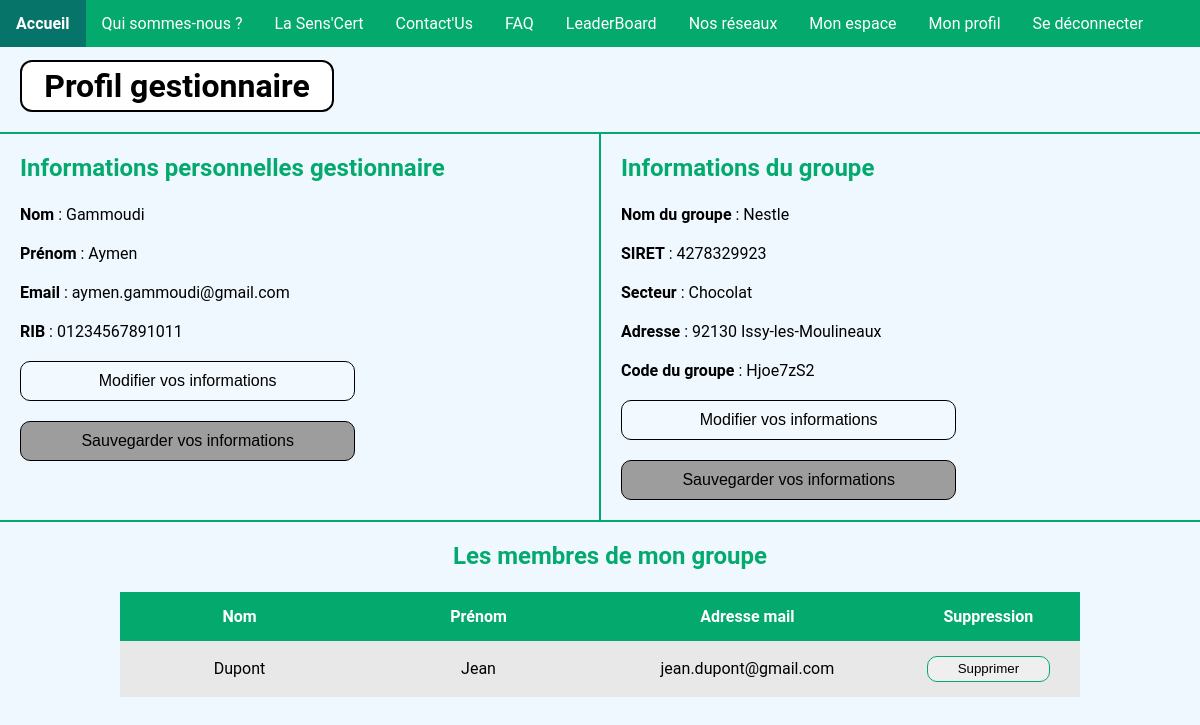
The page /Controleur/profil_Gest_controleur.php (signed in) on the database as committed earlier.
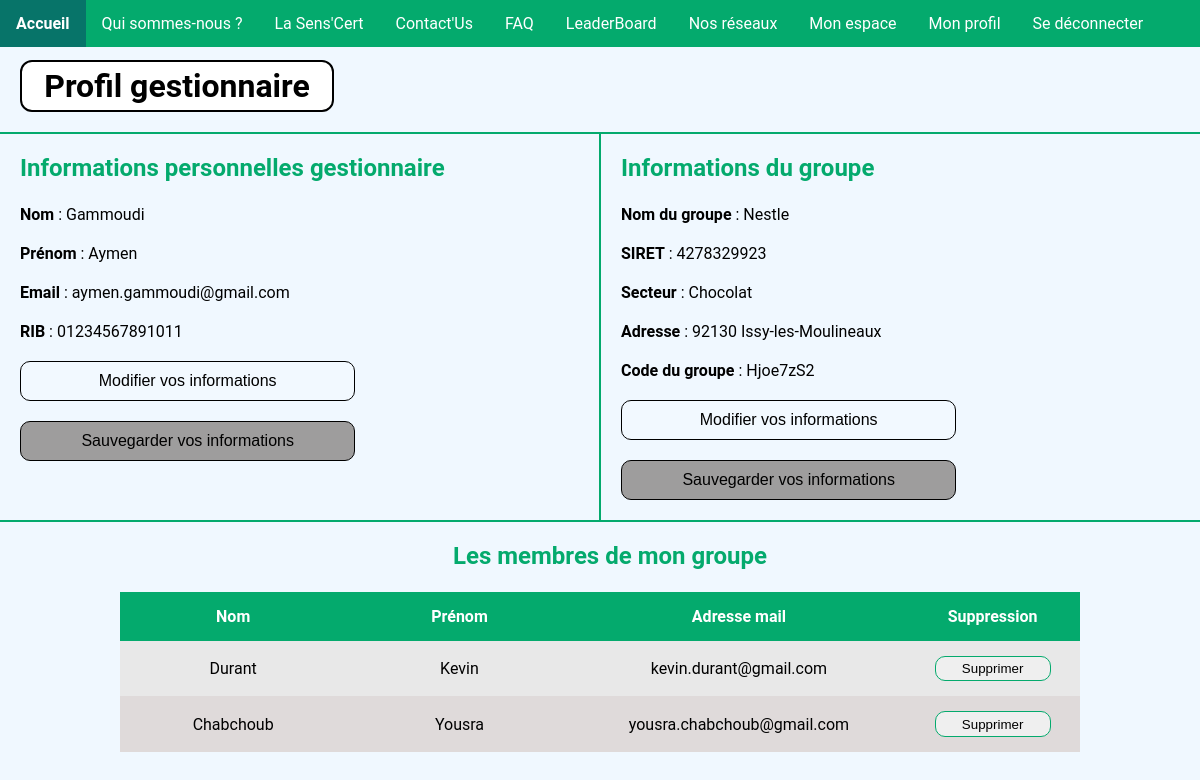
The same page on the database as committed later.
### tables this page shows
create table gestionnaire
(
    GestId int(45)      not null primary key AUTO_INCREMENT,
    RIB    varchar(255) not null,
    Nom    varchar(255) not null,
    Prenom varchar(255) not null,
    Email  varchar(255) not null,
    Mdp    varchar(255) not null,
    isAdmin tinyint(1)  not null
);

create table groupe
(
    GroupeId   int(45)      not null primary key AUTO_INCREMENT,
    NomGroupe  varchar(255) not null,
    SIRET      varchar(255) not null,
    Secteur    varchar(255) not null,
    Adresse    varchar(255) not null,
    Classement int(45)      not null,
    Code       varchar(255) not null,
    GestId     int(45)      null,
    constraint groupe_gestionnaire_GestId_fk
        foreign key (GestId) references gestionnaire (GestId)
            on update cascade on delete cascade
);

create table membre
(
    MembreId int          not null primary key AUTO_INCREMENT,
    Nom      varchar(255) not null,
    Prenom   varchar(255) not null,
    Email    varchar(255) not null,
    Mdp      varchar(255) not null,
    GroupeId int          not null,
    GestId   int(45)      null,
    constraint membre_groupe_GestId_fk
        foreign key (GestId) references groupe (GestId),
    constraint membre_ibfk_1
        foreign key (GroupeId) references groupe (GroupeId)
            on update cascade on delete cascade
);

### Controleur/profil_Gest_controleur.php (called while the page is built, shortened)
<?php
require('../Modele/profil_Gest_modele.php');
require('../Modele/membre_groupe_modele.php');
$db = dbConnect();
$resultats = profil_Gest_modele($db);
$resultatsGest = $resultats[0];
$resultatsGroupe = $resultats[1];
$resultatsMembreGroupe = membre_groupe_modele($db);
require('../Vue/profil_Gest_vue.php');

### Controleur/savoirsilogGest.php (called while the page is built)
<?php
function savoirsilogGest()
{
    $connecteGest = false;
    if ((isset($_SESSION['GestId'])) && isset($_SESSION['email']) && $_SESSION['isAdmin'] ==  "0") {
        $connecteGest = true;
    }
    return $connecteGest;
}

### Modele/profil_Gest_modele.php (called while the page is built)
<?php
function profil_Gest_modele($db)
{
    $reponsesGest = $db->prepare('SELECT GestId, RIB, Nom, Prenom, Email FROM gestionnaire WHERE GestId = :gestid');
    $reponsesGest->bindParam('gestid', $_SESSION['GestId']);
    $reponsesGroupe = $db->prepare('SELECT GroupeId, NomGroupe, SIRET, Secteur, Adresse, Code, GestId FROM groupe WHERE GestId = :gestid');
    $reponsesGroupe->bindParam('gestid', $_SESSION['GestId']);
    $reponsesGest->execute();
    $reponsesGroupe->execute();
    $resultatsGest = $reponsesGest->fetch();
    $resultatsGroupe = $reponsesGroupe->fetch();
    return array($resultatsGest, $resultatsGroupe);
}

### Modele/membre_groupe_modele.php (called while the page is built)
<?php
function membre_groupe_modele($db)
{
    $reponsesMembreGroupe = $db->prepare('SELECT * FROM membre WHERE GestId = :gestid');
    $reponsesMembreGroupe->bindParam(':gestid', $_SESSION['GestId']);
    $reponsesMembreGroupe->execute();
    $resultatsMembreGroupe = $reponsesMembreGroupe->fetchAll();
    return $resultatsMembreGroupe;
}

### Vue/profil_Gest_vue.php (the view, shortened to what this page needs)
<!DOCTYPE html>
<html lang="en">
<head>
    <link rel="stylesheet" href="../CSS/nav.css">
    <link rel="stylesheet" href="../CSS/background.css">
    <link rel="stylesheet" href="../CSS/profil_vue.css">
</head>
<body class="background">
    <?php
    include "../Controleur/nav_controleur.php";
    nav_controleur();
    ?>
    <h1>Profil gestionnaire</h1>
    <div id="infos">
        <div id="infosPersos">
            <h2>Informations personnelles gestionnaire</h2>
            <form action=" ../Controleur/modif_Gest_post_controleur.php" method="post">
                <p><label for="nom"><span>Nom</span> : <?= $resultatsGest['Nom'] ?></label></p>
                <p><label for="prenom"><span>Prénom</span> : <?= $resultatsGest['Prenom'] ?></label></p>
                <p><label for="email"><span>Email</span> : <?= $resultatsGest['Email'] ?></label></p>
                <p><label for="rib"><span>RIB</span> : <?= $resultatsGest['RIB'] ?></label></p>
                <div id="bouton">
                    <p><input type="button" value="Modifier vos informations" onclick="modifierInfosPerso(4)" id="modificationPerso"></p>
                    <p><input type="submit" value="Sauvegarder vos informations" id="sauvegardePerso" disabled /></p>
                </div>
            </form>
        </div>
        <div id="infosGroupe">
            <h2>Informations du groupe</h2>
            <form action="../Controleur/modif_Groupe_post_controleur.php" method="post">
                <p><label for="nomGroupe"><span>Nom du groupe</span> : <?= $resultatsGroupe['NomGroupe'] ?></label></p>
                <p><label for="siret"><span>SIRET</span> : <?= $resultatsGroupe['SIRET'] ?></label></p>
                <p><label for="secteur"><span>Secteur</span> : <?= $resultatsGroupe['Secteur'] ?></label></p>
                <p><label for="adresse"><span>Adresse</span> : <?= $resultatsGroupe['Adresse'] ?></label></p>
                <p><label for="code"><span>Code du groupe</span> : <?= $resultatsGroupe['Code'] ?></label></p>
                <div id="bouton">
                    <p><input type="button" value="Modifier vos informations" onclick="modifierInfosGroupe(4)" id="modificationGroupe"></p>
                    <p><input type="submit" value="Sauvegarder vos informations" id="sauvegardeGroupe" disabled /></p>
                </div>
            </form>
        </div>
    </div>
    <div id="infosMembre">
        <h2>Les membres de mon groupe</h2>
        <br>
        <?php if (!empty($resultatsMembreGroupe)) { ?>
            <table>
                <thead>
                    <tr>
                        <th>Nom</th>
                        <th>Prénom</th>
                        <th>Adresse mail</th>
                        <th class="supprimer">Suppression</th>
                    </tr>
                </thead>
                <tbody>
                    <?php for ($i = 0; $i < count($resultatsMembreGroupe); $i++) {
                    ?>
                        <tr>
                            <td><?= $resultatsMembreGroupe[$i]['Nom'] ?></td>
                            <td><?= $resultatsMembreGroupe[$i]['Prenom'] ?></td>
                            <td><?= $resultatsMembreGroupe[$i]['Email'] ?></td>
                            <td class="supprimer">
                                <form action="../Controleur/supprimer_Membre_controleur.php" method="post">
                                    <input type="submit" value="Supprimer" />
                                </form>
                            </td>
                        </tr>
                    <?php }
                    ?>
                </tbody>
            </table>
        <?php } else {
            echo "<p id='pasdemembre'>Vous n'avez pas de membres de votre groupe inscrits sur Sens'Us... Faites tourner votre code de groupe !!</p>";
        } ?>
    </div>
</body>
</html>

### Controleur/nav_controleur.php (shortened to what this page needs)
<?php
function nav_controleur($repertoire = "../Vue/")
{
    include("savoirsilogGest.php");
    $connecteGest = savoirsilogGest();
    $connecteMembre = savoirsilogMembre();
    $connecteAdmin = savoirsilogAdmin();
    if ($connecteGest === true) {
        include($repertoire . "nav_Gest_vue.php");
    } elseif ($connecteMembre === true) {
        include($repertoire . "nav_Membre_vue.php");
    } elseif ($connecteAdmin === true) {
        include($repertoire . "nav_Admin_vue.php");
    } else {
        include($repertoire . "nav_deconnecte_vue.php");
    }
}

### Vue/nav_Gest_vue.php
<header class="nav">
    <ul>
        <li><a class="active" href="/index.php">Accueil</a></li>
        <li><a href="/Vue/SensUs_vue.php">Qui sommes-nous ?</a></li>
        <li><a href="/Vue/SensCert_vue.php">La Sens'Cert</a></li>
        <li><a href="/Vue/contact_vue.php">Contact'Us</a></li>
        <li><a href="/Controleur/FAQ_controleur.php">FAQ</a></li>
        <li><a href="/Controleur/leaderBoard_controleur.php">LeaderBoard</a></li>
        <li><a href="/Vue/nosReseaux_vue.php">Nos réseaux</a></li>
        <li><a href="/Vue/espace_Gest_vue.php">Mon espace</a></li>
        <li><a href="/Controleur/profil_Gest_controleur.php">Mon profil</a></li>
        <li><a href="/Controleur/deconnexion_controleur.php">Se déconnecter</a></li>
    </ul>
</header>

### CSS/nav.css (style rules this page uses)
.nav { margin-bottom: 40px; }
.nav ul { list-style-type: none; margin: 0; padding: 0; overflow: hidden; background-color: #04aa6d; position: fixed; top: 0; width: 100%; }
.nav li { float: left; }
.nav li a { display: block; color: white; text-align: center; padding: 14px 16px; text-decoration: none; }

### CSS/background.css (style rules this page uses)
.background { background: aliceblue; font-family: "Roboto", sans-serif; padding: 0; margin: 0; }

### CSS/profil_vue.css (style rules this page uses)
#infos { display: flex; flex-direction: row; border-bottom: 2px solid #04aa6d; border-top: 2px solid #04aa6d; }
#infosPersos, #infosGroupe { display: flex; flex-direction: column; flex: 1; }
#infosPersos { border-right: 2px solid #04aa6d; }
p { margin: 20px; }
h1 { background-color: rgb(255, 255, 255); width: 300px; border: 2px solid rgb(0, 0, 0); padding: 5px; margin: 20px; border-radius: 12px; text-align: center; margin-top: 5%; }
h2 { margin-left: 20px; margin-bottom: 3px; color: #04aa6d; }
#modificationGroupe, #sauvegardeGroupe, #modificationPerso, #sauvegardePerso { background-color: aliceblue; border: none; color: white; padding: 10px 10px; text-align: center; text-decoration: none; display: inline-block; font-size: 12px; transition-duration: 0.4s; cursor: pointer; border-radius: 5px; }
#modificationGroupe, #sauvegardeGroupe, #modificationPerso, #sauvegardePerso { background-color: rgb(242, 249, 255); color: black; border: 1px solid black; width: 60%; border-radius: 10px; font-size: 16px; }
span { font-size: 16px; font-weight: bold; }
input { padding: 0.7%; width: 25%; border-radius: 5px; border: 1px solid black; }
#bouton input:disabled { background-color: rgb(158, 157, 157); }
#infosMembre { display: flex; flex-direction: column; align-items: center; margin-bottom: 30px; }
table { border-collapse: collapse; width: 80%; background-color: rgb(230, 224, 224); }
thead { background-color: #04aa6d; color: white; }
td, th { text-align: center; width: 15%; padding: 15px; }
tbody tr:nth-child(even) { background-color: rgba(197, 197, 197, 0.219); }
tbody tr:nth-child(odd) { background-color: rgba(233, 233, 233, 0.973); }
.supprimer { width: 10%; }
input[type="submit"] { width: 80%; padding: 3%; border: 1px solid #04aa6d; border-radius: 10px; }

Rows that differ between the two databases and show on the page:
no longer on this page (row edited): membre: Nom "Dupont", Prenom "Jean", Email "jean.dupont@gmail.com"
now on this page (row edited): membre: Nom "Durant", Prenom "Kevin", Email "kevin.durant@gmail.com"
now on this page (row edited): membre: Nom "Chabchoub", Prenom "Yousra", Email "yousra.chabchoub@gmail.com"
